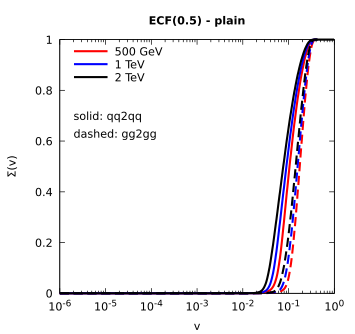

Write the gnuplot code that produced this figure.
# -*- GNUPlot -*-
reset
set term pdfcairo enhanced size 9cm, 8.5cm
set out 'gg-fractions.pdf'
set colors classic

shape='ecf_0.5'
multi='isd_1.0'

shapelabel='ECF(0.5)'
multilabel='N_{LH}(1 GeV)'

groomers='plain sd mmdt'
groomerlabels="'plain' 'SD(2,0.05)' 'mMDT(0.1)'"

file(flav,pt)='-f ../../taggers-code/res/lhc13-py8.230_M13-'.flav.'2'.flav.'-ptmin'.sprintf("%d",pt).'-full.res '
r=' | rebin.pl -arc 1'

#--------------------------------------------------------------------------------
# for each shape, plot  q/g efficiencies as a function of the cut
#--------------------------------------------------------------------------------

get(flav,pt)='< mergeidx.pl '.file(flav,pt)

set xlabel 'v'
set ylabel '{/Symbol S}(v)'
set yrange [0:1]

set log x
set xrange [1e-6:1]
set format x '10^{%T}'
set key top left reverse Left
set label 11 'solid: qq2qq' at graph 0.05,0.7
set label 12 'dashed: gg2gg' at graph 0.05,0.63
do for [ig=1:words(groomers)]{
    set title '{} {/:Bold '.shapelabel.' - '.word(groomerlabels,ig).'} {}'
    plot get('qq', 500).word(groomers,ig).'_'.shape.r u (exp($2)):4 w l dt 1      lc 1 lw 3 t '500 GeV',\
         get('gg', 500).word(groomers,ig).'_'.shape.r u (exp($2)):4 w l dt (16,8) lc 1 lw 3 not,\
         get('qq',1000).word(groomers,ig).'_'.shape.r u (exp($2)):4 w l dt 1      lc 3 lw 3 t '1 TeV',\
         get('gg',1000).word(groomers,ig).'_'.shape.r u (exp($2)):4 w l dt (16,8) lc 3 lw 3 not,\
         get('qq',2000).word(groomers,ig).'_'.shape.r u (exp($2)):4 w l dt 1      lc 7 lw 3 t '2 TeV',\
         get('gg',2000).word(groomers,ig).'_'.shape.r u (exp($2)):4 w l dt (16,8) lc 7 lw 3 not
}

unset log x
set xrange [0:15]
set format x '%g'

do for [ig=1:words(groomers)]{
    set title '{} {/:Bold '.multilabel.' - '.word(groomerlabels,ig).'} {}'
    plot get('qq', 500).word(groomers,ig).'_'.multi.r u 2:4 w l dt 1      lc 1 lw 3 t '500 GeV',\
         get('gg', 500).word(groomers,ig).'_'.multi.r u 2:4 w l dt (16,8) lc 1 lw 3 not,\
         get('qq',1000).word(groomers,ig).'_'.multi.r u 2:4 w l dt 1      lc 3 lw 3 t '1 TeV',\
         get('gg',1000).word(groomers,ig).'_'.multi.r u 2:4 w l dt (16,8) lc 3 lw 3 not,\
         get('qq',2000).word(groomers,ig).'_'.multi.r u 2:4 w l dt 1      lc 7 lw 3 t '2 TeV',\
         get('gg',2000).word(groomers,ig).'_'.multi.r u 2:4 w l dt (16,8) lc 7 lw 3 not
}

#--------------------------------------------------------------------------------
# try to see what fraction of gg events remain in the sample after a given cut
#--------------------------------------------------------------------------------

get(pt)='< mergeidx.pl '.file('qq',pt).file('gg',pt)

# rough fractions obtained by looking at the 2to2 results
x500qq=0.2
x500qg=0.54
x500gg=0.26

x1000qq=0.33
x1000qg=0.53
x1000gg=0.14

x2000qq=0.55
x2000qg=0.40
x2000gg=0.05

set xlabel 'v_{cut}'
set ylabel 'f_{gluon}'

set log x
set xrange [1e-6:1]
set format x '10^{%T}'
set key top left reverse Left
unset label 11
unset label 12
do for [ig=1:words(groomers)]{
    set title '{} {/:Bold '.shapelabel.' - '.word(groomerlabels,ig).'} {}'
    plot get( 500).word(groomers,ig).'_'.shape.r u (exp($2)):(x500gg *(1-$8)*(1-$8)/(x500gg *(1-$8)*(1-$8)+x500qg *(1-$4)*(1-$8)+x500qq *(1-$4)*(1-$4))) w l dt 1 lc 1 lw 3 t '500 GeV',\
         get(1000).word(groomers,ig).'_'.shape.r u (exp($2)):(x1000gg*(1-$8)*(1-$8)/(x1000gg*(1-$8)*(1-$8)+x1000qg*(1-$4)*(1-$8)+x1000qq*(1-$4)*(1-$4))) w l dt 1 lc 3 lw 3 t '1 TeV',\
         get(2000).word(groomers,ig).'_'.shape.r u (exp($2)):(x2000gg*(1-$8)*(1-$8)/(x2000gg*(1-$8)*(1-$8)+x2000qg*(1-$4)*(1-$8)+x2000qq*(1-$4)*(1-$4))) w l dt 1 lc 7 lw 3 t '2 TeV'
}


unset log x
set xrange [0:15]
set format x '%g'

do for [ig=1:words(groomers)]{
    set title '{} {/:Bold '.multilabel.' - '.word(groomerlabels,ig).'} {}'
    plot get( 500).word(groomers,ig).'_'.multi.r u 2:(x500gg *(1-$8)*(1-$8)/(x500gg *(1-$8)*(1-$8)+x500qg *(1-$4)*(1-$8)+x500qq *(1-$4)*(1-$4))) w l dt 1 lc 1 lw 3 t '500 GeV',\
         get(1000).word(groomers,ig).'_'.multi.r u 2:(x1000gg*(1-$8)*(1-$8)/(x1000gg*(1-$8)*(1-$8)+x1000qg*(1-$4)*(1-$8)+x1000qq*(1-$4)*(1-$4))) w l dt 1 lc 3 lw 3 t '1 TeV',\
         get(2000).word(groomers,ig).'_'.multi.r u 2:(x2000gg*(1-$8)*(1-$8)/(x2000gg*(1-$8)*(1-$8)+x2000qg*(1-$4)*(1-$8)+x2000qq*(1-$4)*(1-$4))) w l dt 1 lc 7 lw 3 t '2 TeV'
}
set out
